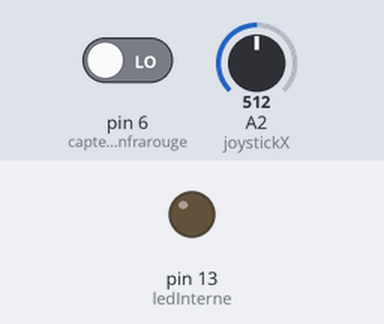
A sketch run on a simulated Arduino Uno, built with avr-gcc and run on an emulated ATmega328P. On the bench: output pins drawn as LEDs (lit = HIGH). Dashed ring = blinking. The test bench sets the inputs (shaded band); at power-on: A2 (joystickX) = 512, pin 6 (capteurInfrarouge) LOW. What the sketch prints to the serial monitor is not drawn.

Above: at 1.2 s.
1.3 s: A2 (joystickX) set to 1007
4.3 s: A2 (joystickX) set to 1023
At 4.55 s:
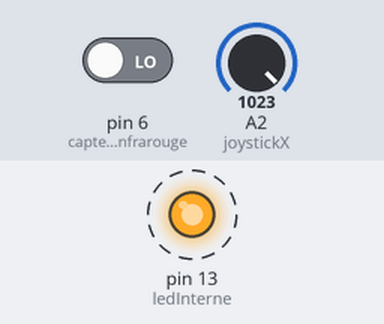
Timing chart, 0 to 13.3 s (numbered marks = the images above; inputs shaded):
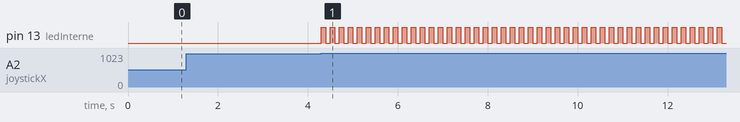

The sketch:

0.B.2.ino
```cpp
/* Programme du robot M.A.R.K
 *
 *  GE-A promo 2027
 *
 *  Baptiste POIDVIN
 *  Pierre BOURIAUD
 *  Alexandre GUILBAUD
 *  Yann DONNARD
 *
 *  Version 0.B.2 du 23/10/2024
 */

/* Initialisation des variables */

int joystickX = A2; // Axe X du joystick sur le pin A2
int joystickY = A3; // Axe Y du joystick sur le pin A3
int ledInterne = 13; // LED interne sur le pin TOR 12
int capteurInfrarouge = 6; // Capteur Infrarouge sur le pin TOR 6

bool boutonDemarrage(void){         // Variable du bouton de démarrage converti avec le joystick
  if(analogRead(joystickX) == 1023){ // Mise à 1 lorsque l'axe X est à 1203 cf. fiche de tests
    return(true);
  }
  else {                            // Sinon bouton à 0
    return(false);
    }
}

void setup(void) {
  // Initialisation des pins (entrées / sorties)

  pinMode(ledInterne, OUTPUT);
  pinMode(joystickX, INPUT);
  pinMode(joystickY, INPUT);
  Serial.begin(9600);


}

void loop(void) {

while(boutonDemarrage()==false){
  Serial.println("en attente");
}

while(digitalRead(capteurInfrarouge) == HIGH){
  Serial.println("en attente 2");
}

while(1) {
  digitalWrite(ledInterne, HIGH);
  delay(100);
  digitalWrite(ledInterne, LOW);
  delay(100);
  }
}
```

Measured:
- the behaviour switches between 1022 and 1023 on A2 (joystickX) (found by bisection; images 0 and 1)
- after the input at 1.3 s, every drawn part: stays the same
- after the input at 4.3 s, pin 13 (ledInterne): alternates HIGH for 0.10 s and LOW for 0.10 s, starting at once
